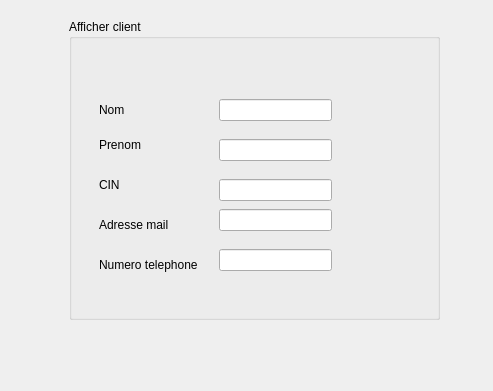
<?xml version="1.0" encoding="UTF-8"?>
<ui version="4.0">
 <class>Dialog</class>
 <widget class="QDialog" name="Dialog">
  <property name="geometry">
   <rect>
    <x>0</x>
    <y>0</y>
    <width>493</width>
    <height>391</height>
   </rect>
  </property>
  <property name="windowTitle">
   <string>Afficher cilent</string>
  </property>
  <widget class="QGroupBox" name="groupBox">
   <property name="geometry">
    <rect>
     <x>69</x>
     <y>19</y>
     <width>371</width>
     <height>301</height>
    </rect>
   </property>
   <property name="title">
    <string>Afficher client</string>
   </property>
   <widget class="QLabel" name="label">
    <property name="geometry">
     <rect>
      <x>30</x>
      <y>80</y>
      <width>71</width>
      <height>21</height>
     </rect>
    </property>
    <property name="text">
     <string>Nom</string>
    </property>
   </widget>
   <widget class="QLabel" name="label_2">
    <property name="geometry">
     <rect>
      <x>30</x>
      <y>116</y>
      <width>71</width>
      <height>20</height>
     </rect>
    </property>
    <property name="text">
     <string>Prenom</string>
    </property>
   </widget>
   <widget class="QLabel" name="label_3">
    <property name="geometry">
     <rect>
      <x>30</x>
      <y>156</y>
      <width>71</width>
      <height>20</height>
     </rect>
    </property>
    <property name="text">
     <string>CIN</string>
    </property>
   </widget>
   <widget class="QLabel" name="label_4">
    <property name="geometry">
     <rect>
      <x>30</x>
      <y>195</y>
      <width>91</width>
      <height>21</height>
     </rect>
    </property>
    <property name="text">
     <string>Adresse mail</string>
    </property>
   </widget>
   <widget class="QLabel" name="label_5">
    <property name="geometry">
     <rect>
      <x>30</x>
      <y>235</y>
      <width>111</width>
      <height>21</height>
     </rect>
    </property>
    <property name="text">
     <string>Numero telephone</string>
    </property>
   </widget>
   <widget class="QLineEdit" name="lineEdit_NomD">
    <property name="geometry">
     <rect>
      <x>150</x>
      <y>80</y>
      <width>113</width>
      <height>22</height>
     </rect>
    </property>
    <property name="readOnly">
     <bool>true</bool>
    </property>
   </widget>
   <widget class="QLineEdit" name="lineEdit_PrenoD">
    <property name="geometry">
     <rect>
      <x>150</x>
      <y>120</y>
      <width>113</width>
      <height>22</height>
     </rect>
    </property>
    <property name="readOnly">
     <bool>true</bool>
    </property>
   </widget>
   <widget class="QLineEdit" name="lineEdit_CIND">
    <property name="geometry">
     <rect>
      <x>150</x>
      <y>160</y>
      <width>113</width>
      <height>22</height>
     </rect>
    </property>
    <property name="readOnly">
     <bool>true</bool>
    </property>
   </widget>
   <widget class="QLineEdit" name="lineEdit_AdresseMailD">
    <property name="geometry">
     <rect>
      <x>150</x>
      <y>190</y>
      <width>113</width>
      <height>22</height>
     </rect>
    </property>
    <property name="readOnly">
     <bool>true</bool>
    </property>
   </widget>
   <widget class="QLineEdit" name="lineEdit_NumeroD">
    <property name="geometry">
     <rect>
      <x>150</x>
      <y>230</y>
      <width>113</width>
      <height>22</height>
     </rect>
    </property>
    <property name="readOnly">
     <bool>true</bool>
    </property>
   </widget>
  </widget>
 </widget>
 <resources/>
 <connections/>
</ui>
